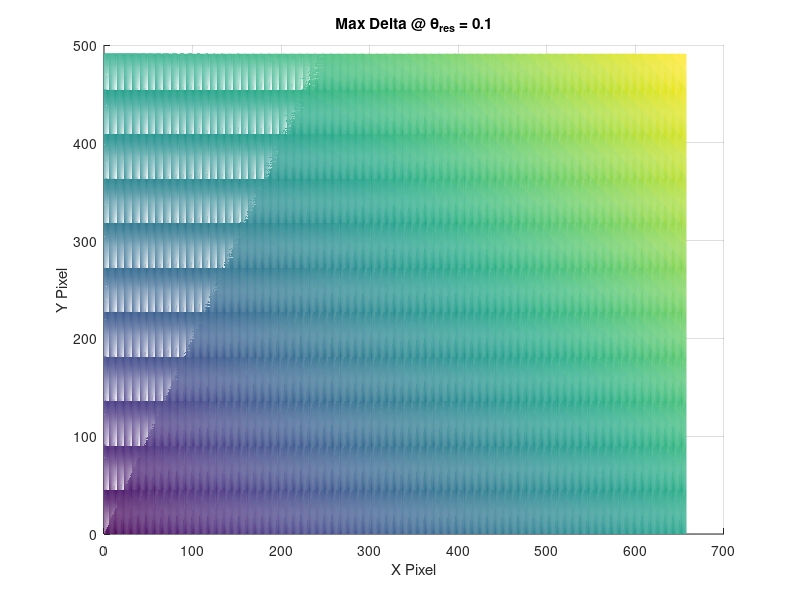
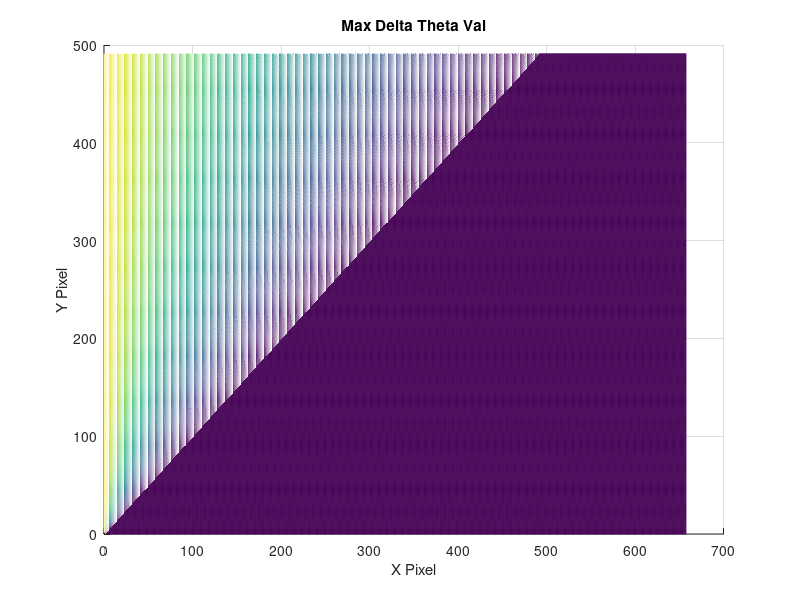

The MATLAB source for these figures, in order:
%% Compute
theta = -45:0.1:45;
theta = (pi/180)*theta;
imSize = [492,658];

maxDelta = zeros(imSize);
maxTheta = zeros(imSize);

for x = 0:imSize(2)-1
    for y = 0:imSize(1)-1
        dp_dt = -x*sin(theta) + y*cos(theta);
        [d1,max_idx] = max(abs(dp_dt));
        maxTheta(y+1,x+1) = theta(max_idx);
        maxDelta(y+1,x+1) = dp_dt(max_idx);
    end
end

%
figure();
[X,Y] = meshgrid(0:imSize(2)-1,0:imSize(1)-1);
mesh(X,Y,(0.1 * (pi/180))*maxDelta); view(0,90);
xlabel('X Pixel');ylabel('Y Pixel');
title('Max Delta @ \theta_{res} = 0.1');

figure();
[X,Y] = meshgrid(0:imSize(2)-1,0:imSize(1)-1);
mesh(X,Y,maxTheta); view(0,90);
xlabel('X Pixel');ylabel('Y Pixel');
title('Max Delta Theta Val');
%}

disp(['drho for dtheta = 0.1 degrees is ' num2str(0.1*(pi/180)*max(maxDelta(:))) ' pixels']);